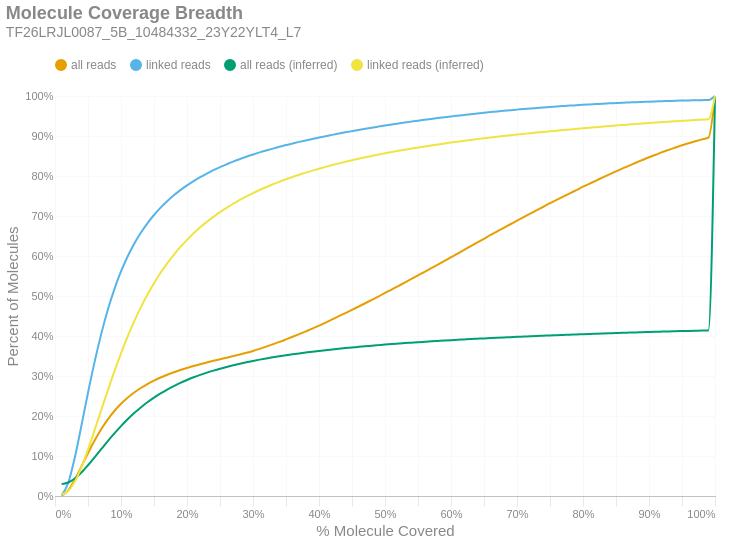

The cell this chart's notebook holds for it:
### Markdown cell above
### Molecule Read Coverage
This chart shows molecule coverage breadth as computed by the number of bases aligned to that molecule. In other words, "*how much of each unique long molecule is actually sequenced/aligned?*" Keep in mind there is a distinction between sequences and alignments, since some sequences belonging to a particular molecule may not align well and wouldn't appear in the alignment data. This chart also shows molecule coverage breadth as computed by the *inferred fragment* from which the aligned sequences originate. Unlike read coverage, this calculation takes into account the total insert size, including unsequenced gaps between the forward and reverse reads. Like the previous figures, these are cumulative percents.

### Code cell
if SKIPLR:
    print_html(f"Skipped")
else:
    binned_df = consolidated_hist(valids['coverage_bp'], mask, 0.01, True)
    binned_df_inf = consolidated_hist(valids['coverage_inserts'], mask, 0.01, True)
    binned_df = binned_df.with_columns(pl.lit(binned_df_inf['all reads (cumsum)']).alias('all reads (inferred)'))
    binned_df = binned_df.with_columns(pl.lit(binned_df_inf['linked reads (cumsum)']).alias('linked reads (inferred)'))
    binned_df = binned_df.with_columns(
        (pl.col('bin').cast(pl.Float64) + 0.01).alias('right_edge')
    )

    with SafeRender(binned_df):
        (
            density_plot(binned_df, 'Molecule Coverage Breadth', samplename, 'molcov', ['all reads (inferred)','linked reads (inferred)'])
            .encode(
                #x=alt.X('bin:Q', title="% Molecule Covered").axis(format = '%').scale(padding=0),
                x=alt.X('right_edge:Q', title="% Molecule Covered").axis(format='%').scale(padding=0),
                y=alt.Y('value:Q', title='Percent of Molecules')
                    .axis(format='%')
                    .stack(False)
                    .scale(domainMin=0, padding=0),
                color=alt.Color("key:N").scale(domain = ["all reads", "linked reads", "all reads (inferred)", "linked reads (inferred)"]),
                tooltip = [
                    alt.Tooltip("key:N", title = "Data Type"),
                    alt.Tooltip("range_label:N", title="% Molecule Covered"),
                    alt.Tooltip("value:Q", format = ".2%", title="% Molecules")
                ]
            )
        ).display()

### Figure 1 — Vega-Lite specification as saved in the notebook (floating-point values rounded to 4 significant figures)
{"width": "container", "height": 400, "config": {"title": {"anchor": "start", "dy": -15, "fontSize": 18, "color": "#888888", "subtitleColor": "#888888", "subtitleFontSize": 14}, "arc": {"fill": "#0072B2"}, "axis": {"domainColor": "#888888", "domainWidth": 0.5, "gridWidth": 0.2, "grid": false, "titleFontWeight": 400, "titleFontSize": 15, "labelFontSize": 11, "labelColor": "#888888", "tickColor": "#888888", "tickWidth": 0.2, "titleColor": "#888888"}, "axisBand": {"grid": false}, "axisX": {"grid": true, "tickSize": 10, "domainCap": "round"}, "axisY": {"domain": false, "grid": true, "tickSize": 0, "domainCap": "round"}, "background": "transparent", "header": {"labelFontSize": 15, "labelColor": "#888888", "titleFontSize": 15, "titleFontWeight": 600, "titleColor": "#888888"}, "legend": {"labelFont": "sans-serif", "labelFontSize": 12, "labelColor": "#888888", "symbolSize": 100, "symbolType": "circle", "titleFontSize": 12, "titlePadding": 10, "titleColor": "#888888", "title": null, "orient": "top"}, "range": {"category": ["#E69F00", "#56B4E9", "#009E73", "#F0E442", "#0072B2", "#D55E00", "#CC79A7", "#000000"], "diverging": ["#cfe8f3", "#a2d4ec", "#73bfe2", "#46abdb", "#1696d2", "#12719e"]}, "area": {"fill": "#0072B2", "fillOpacity": 0.7, "line": true, "strokeOpacity": 0.7}, "line": {"color": "#0072B2", "stroke": "#0072B2", "strokeWidth": 2}, "trail": {"color": "#0072B2", "stroke": "#0072B2", "strokeWidth": 0, "size": 1}, "point": {"filled": true, "fillOpacity": 1.0, "size": 95}, "text": {"color": "#888888", "fontSize": 11, "align": "right", "fontWeight": 400, "size": 11}, "bar": {"fill": "#0072B2", "stroke": null}, "view": {"stroke": null, "continuousWidth": 660, "continuousHeight": 400}}, "data": {"name": "data-fa7b250e23e2104a794b2a9978d1afdc"}, "mark": {"type": "line", "interpolate": "monotone", "point": {"opacity": 0, "size": 275}}, "encoding": {"color": {"field": "key", "scale": {"domain": ["all reads", "linked reads", "all reads (inferred)", "linked reads (inferred)"]}, "type": "nominal"}, "tooltip": [{"field": "key", "title": "Data Type", "type": "nominal"}, {"field": "range_label", "title": "% Molecule Covered", "type": "nominal"}, {"field": "value", "format": ".2%", "title": "% Molecules", "type": "quantitative"}], "x": {"axis": {"format": "%"}, "field": "right_edge", "scale": {"padding": 0}, "title": "% Molecule Covered", "type": "quantitative"}, "y": {"axis": {"format": "%"}, "field": "value", "scale": {"domainMin": 0, "padding": 0}, "stack": false, "title": "Percent of Molecules", "type": "quantitative"}}, "params": [{"name": "param_c36ac31b6afebe62", "select": {"type": "point", "fields": ["key"]}, "bind": "legend"}], "title": {"text": "Molecule Coverage Breadth", "subtitle": "TF26LRJL0087_5B_10484332_23Y22YLT4_L7"}, "transform": [{"fold": ["all reads (cumsum)", "linked reads (cumsum)", "all reads (inferred)", "linked reads (inferred)"]}, {"calculate": "replace(datum.key, ' (cumsum)', '')", "as": "key"}, {"filter": {"param": "param_c36ac31b6afebe62"}}], "usermeta": {"embedOptions": {"downloadFileName": "TF26LRJL0087_5B_10484332_23Y22YLT4_L7.molcov"}}, "$schema": "https://vega.github.io/schema/vega-lite/v6.4.1.json", "datasets": {"data-fa7b250e23e2104a794b2a9978d1afdc": [{"bin": "0.0", "interval": "0.0-0.01", "all reads": 0.0009478, "linked reads": 0.001688, "all reads (cumsum)": 0.0009478, "linked reads (cumsum)": 0.001688, "range_label": "0.0-0.01", "all reads (inferred)": 0.02967, "linked reads (inferred)": 0.003745, "right_edge": 0.01}, {"bin": "0.01", "interval": "0.01-0.02", "all reads": 0.0133, "linked reads": 0.03074, "all reads (cumsum)": 0.01425, "linked reads (cumsum)": 0.03243, "range_label": "0.01-0.02", "all reads (inferred)": 0.0337, "linked reads (inferred)": 0.0123, "right_edge": 0.02}, {"bin": "0.02", "interval": "0.02-0.03", "all reads": 0.02652, "linked reads": 0.06365, "all reads (cumsum)": 0.04077, "linked reads (cumsum)": 0.09608, "range_label": "0.02-0.03", "all reads (inferred)": 0.04377, "linked reads (inferred)": 0.03596, "right_edge": 0.03}, {"bin": "0.03", "interval": "0.03-0.04", "all reads": 0.03266, "linked reads": 0.07964, "all reads (cumsum)": 0.07343, "linked reads (cumsum)": 0.1757, "range_label": "0.03-0.04", "all reads (inferred)": 0.05867, "linked reads (inferred)": 0.07182, "right_edge": 0.04}, {"bin": "0.04", "interval": "0.04-0.05", "all reads": 0.0336, "linked reads": 0.08232, "all reads (cumsum)": 0.107, "linked reads (cumsum)": 0.258, "range_label": "0.04-0.05", "all reads (inferred)": 0.07689, "linked reads (inferred)": 0.1161, "right_edge": 0.05}, {"bin": "0.05", "interval": "0.05-0.06", "all reads": 0.03146, "linked reads": 0.07724, "all reads (cumsum)": 0.1385, "linked reads (cumsum)": 0.3353, "range_label": "0.05-0.06", "all reads (inferred)": 0.09672, "linked reads (inferred)": 0.1646, "right_edge": 0.06}, {"bin": "0.06", "interval": "0.06-0.07", "all reads": 0.02823, "linked reads": 0.06941, "all reads (cumsum)": 0.1667, "linked reads (cumsum)": 0.4047, "range_label": "0.06-0.07", "all reads (inferred)": 0.1171, "linked reads (inferred)": 0.2146, "right_edge": 0.07}, {"bin": "0.07", "interval": "0.07-0.08", "all reads": 0.02472, "linked reads": 0.06083, "all reads (cumsum)": 0.1914, "linked reads (cumsum)": 0.4655, "range_label": "0.07-0.08", "all reads (inferred)": 0.1373, "linked reads (inferred)": 0.2642, "right_edge": 0.08}, {"bin": "0.08", "interval": "0.08-0.09", "all reads": 0.02108, "linked reads": 0.05176, "all reads (cumsum)": 0.2125, "linked reads (cumsum)": 0.5173, "range_label": "0.08-0.09", "all reads (inferred)": 0.1566, "linked reads (inferred)": 0.3117, "right_edge": 0.09}, {"bin": "0.09", "interval": "0.09-0.1", "all reads": 0.01792, "linked reads": 0.04398, "all reads (cumsum)": 0.2304, "linked reads (cumsum)": 0.5613, "range_label": "0.09-0.1", "all reads (inferred)": 0.1748, "linked reads (inferred)": 0.3565, "right_edge": 0.1}, {"bin": "0.1", "interval": "0.1-0.11", "all reads": 0.0153, "linked reads": 0.03748, "all reads (cumsum)": 0.2457, "linked reads (cumsum)": 0.5987, "range_label": "0.1-0.11", "all reads (inferred)": 0.1918, "linked reads (inferred)": 0.3983, "right_edge": 0.11}, {"bin": "0.11", "interval": "0.11-0.12", "all reads": 0.01308, "linked reads": 0.03197, "all reads (cumsum)": 0.2588, "linked reads (cumsum)": 0.6307, "range_label": "0.11-0.12", "all reads (inferred)": 0.2073, "linked reads (inferred)": 0.4366, "right_edge": 0.12}, {"bin": "0.12", "interval": "0.12-0.13", "all reads": 0.01121, "linked reads": 0.02728, "all reads (cumsum)": 0.27, "linked reads (cumsum)": 0.658, "range_label": "0.12-0.13", "all reads (inferred)": 0.2214, "linked reads (inferred)": 0.4714, "right_edge": 0.13}, {"bin": "0.13", "interval": "0.13-0.14", "all reads": 0.009832, "linked reads": 0.0238, "all reads (cumsum)": 0.2799, "linked reads (cumsum)": 0.6818, "range_label": "0.13-0.14", "all reads (inferred)": 0.2343, "linked reads (inferred)": 0.5031, "right_edge": 0.14}, {"bin": "0.14", "interval": "0.14-0.15", "all reads": 0.008591, "linked reads": 0.02067, "all reads (cumsum)": 0.2885, "linked reads (cumsum)": 0.7025, "range_label": "0.14-0.15", "all reads (inferred)": 0.2461, "linked reads (inferred)": 0.532, "right_edge": 0.15}, {"bin": "0.15", "interval": "0.15-0.16", "all reads": 0.007713, "linked reads": 0.0184, "all reads (cumsum)": 0.2962, "linked reads (cumsum)": 0.7209, "range_label": "0.15-0.16", "all reads (inferred)": 0.2567, "linked reads (inferred)": 0.5581, "right_edge": 0.16}, {"bin": "0.16", "interval": "0.16-0.17", "all reads": 0.006856, "linked reads": 0.0162, "all reads (cumsum)": 0.303, "linked reads (cumsum)": 0.737, "range_label": "0.16-0.17", "all reads (inferred)": 0.2662, "linked reads (inferred)": 0.5818, "right_edge": 0.17}, {"bin": "0.17", "interval": "0.17-0.18", "all reads": 0.006254, "linked reads": 0.01458, "all reads (cumsum)": 0.3093, "linked reads (cumsum)": 0.7516, "range_label": "0.17-0.18", "all reads (inferred)": 0.2749, "linked reads (inferred)": 0.6031, "right_edge": 0.18}, {"bin": "0.18", "interval": "0.18-0.19", "all reads": 0.005676, "linked reads": 0.01302, "all reads (cumsum)": 0.315, "linked reads (cumsum)": 0.7646, "range_label": "0.18-0.19", "all reads (inferred)": 0.2829, "linked reads (inferred)": 0.6227, "right_edge": 0.19}, {"bin": "0.19", "interval": "0.19-0.2", "all reads": 0.005218, "linked reads": 0.0118, "all reads (cumsum)": 0.3202, "linked reads (cumsum)": 0.7764, "range_label": "0.19-0.2", "all reads (inferred)": 0.2901, "linked reads (inferred)": 0.6404, "right_edge": 0.2}, {"bin": "0.2", "interval": "0.2-0.21", "all reads": 0.004825, "linked reads": 0.01075, "all reads (cumsum)": 0.325, "linked reads (cumsum)": 0.7872, "range_label": "0.2-0.21", "all reads (inferred)": 0.2967, "linked reads (inferred)": 0.6567, "right_edge": 0.21}, {"bin": "0.21", "interval": "0.21-0.22", "all reads": 0.004522, "linked reads": 0.009803, "all reads (cumsum)": 0.3295, "linked reads (cumsum)": 0.797, "range_label": "0.21-0.22", "all reads (inferred)": 0.3028, "linked reads (inferred)": 0.6717, "right_edge": 0.22}, {"bin": "0.22", "interval": "0.22-0.23", "all reads": 0.004321, "linked reads": 0.009129, "all reads (cumsum)": 0.3338, "linked reads (cumsum)": 0.8061, "range_label": "0.22-0.23", "all reads (inferred)": 0.3084, "linked reads (inferred)": 0.6854, "right_edge": 0.23}, {"bin": "0.23", "interval": "0.23-0.24", "all reads": 0.004132, "linked reads": 0.008368, "all reads (cumsum)": 0.338, "linked reads (cumsum)": 0.8145, "range_label": "0.23-0.24", "all reads (inferred)": 0.3135, "linked reads (inferred)": 0.6979, "right_edge": 0.24}, {"bin": "0.24", "interval": "0.24-0.25", "all reads": 0.003914, "linked reads": 0.007608, "all reads (cumsum)": 0.3419, "linked reads (cumsum)": 0.8221, "range_label": "0.24-0.25", "all reads (inferred)": 0.3183, "linked reads (inferred)": 0.7097, "right_edge": 0.25}, {"bin": "0.25", "interval": "0.25-0.26", "all reads": 0.003827, "linked reads": 0.007157, "all reads (cumsum)": 0.3457, "linked reads (cumsum)": 0.8293, "range_label": "0.25-0.26", "all reads (inferred)": 0.3227, "linked reads (inferred)": 0.7205, "right_edge": 0.26}, {"bin": "0.26", "interval": "0.26-0.27", "all reads": 0.003976, "linked reads": 0.006844, "all reads (cumsum)": 0.3497, "linked reads (cumsum)": 0.8361, "range_label": "0.26-0.27", "all reads (inferred)": 0.3268, "linked reads (inferred)": 0.7306, "right_edge": 0.27}, {"bin": "0.27", "interval": "0.27-0.28", "all reads": 0.004036, "linked reads": 0.006199, "all reads (cumsum)": 0.3537, "linked reads (cumsum)": 0.8423, "range_label": "0.27-0.28", "all reads (inferred)": 0.3307, "linked reads (inferred)": 0.74, "right_edge": 0.28}, {"bin": "0.28", "interval": "0.28-0.29", "all reads": 0.004296, "linked reads": 0.005903, "all reads (cumsum)": 0.358, "linked reads (cumsum)": 0.8482, "range_label": "0.28-0.29", "all reads (inferred)": 0.3343, "linked reads (inferred)": 0.7488, "right_edge": 0.29}, {"bin": "0.29", "interval": "0.29-0.3", "all reads": 0.004687, "linked reads": 0.005487, "all reads (cumsum)": 0.3627, "linked reads (cumsum)": 0.8537, "range_label": "0.29-0.3", "all reads (inferred)": 0.3377, "linked reads (inferred)": 0.7572, "right_edge": 0.3}, {"bin": "0.3", "interval": "0.3-0.31", "all reads": 0.005176, "linked reads": 0.005324, "all reads (cumsum)": 0.3679, "linked reads (cumsum)": 0.859, "range_label": "0.3-0.31", "all reads (inferred)": 0.3409, "linked reads (inferred)": 0.7651, "right_edge": 0.31}, {"bin": "0.31", "interval": "0.31-0.32", "all reads": 0.005582, "linked reads": 0.004869, "all reads (cumsum)": 0.3735, "linked reads (cumsum)": 0.8639, "range_label": "0.31-0.32", "all reads (inferred)": 0.3439, "linked reads (inferred)": 0.7723, "right_edge": 0.32}, {"bin": "0.32", "interval": "0.32-0.33", "all reads": 0.005838, "linked reads": 0.004643, "all reads (cumsum)": 0.3793, "linked reads (cumsum)": 0.8685, "range_label": "0.32-0.33", "all reads (inferred)": 0.3467, "linked reads (inferred)": 0.7793, "right_edge": 0.33}, {"bin": "0.33", "interval": "0.33-0.34", "all reads": 0.005956, "linked reads": 0.004377, "all reads (cumsum)": 0.3853, "linked reads (cumsum)": 0.8729, "range_label": "0.33-0.34", "all reads (inferred)": 0.3493, "linked reads (inferred)": 0.7857, "right_edge": 0.34}, {"bin": "0.34", "interval": "0.34-0.35", "all reads": 0.006345, "linked reads": 0.004392, "all reads (cumsum)": 0.3916, "linked reads (cumsum)": 0.8773, "range_label": "0.34-0.35", "all reads (inferred)": 0.3519, "linked reads (inferred)": 0.7919, "right_edge": 0.35}, {"bin": "0.35", "interval": "0.35-0.36", "all reads": 0.006437, "linked reads": 0.003995, "all reads (cumsum)": 0.398, "linked reads (cumsum)": 0.8813, "range_label": "0.35-0.36", "all reads (inferred)": 0.3542, "linked reads (inferred)": 0.7977, "right_edge": 0.36}, {"bin": "0.36", "interval": "0.36-0.37", "all reads": 0.006563, "linked reads": 0.003952, "all reads (cumsum)": 0.4046, "linked reads (cumsum)": 0.8852, "range_label": "0.36-0.37", "all reads (inferred)": 0.3565, "linked reads (inferred)": 0.8033, "right_edge": 0.37}, {"bin": "0.37", "interval": "0.37-0.38", "all reads": 0.006806, "linked reads": 0.003678, "all reads (cumsum)": 0.4114, "linked reads (cumsum)": 0.8889, "range_label": "0.37-0.38", "all reads (inferred)": 0.3586, "linked reads (inferred)": 0.8084, "right_edge": 0.38}, {"bin": "0.38", "interval": "0.38-0.39", "all reads": 0.006996, "linked reads": 0.00359, "all reads (cumsum)": 0.4184, "linked reads (cumsum)": 0.8925, "range_label": "0.38-0.39", "all reads (inferred)": 0.3607, "linked reads (inferred)": 0.8135, "right_edge": 0.39}, {"bin": "0.39", "interval": "0.39-0.4", "all reads": 0.007423, "linked reads": 0.003596, "all reads (cumsum)": 0.4258, "linked reads (cumsum)": 0.8961, "range_label": "0.39-0.4", "all reads (inferred)": 0.3627, "linked reads (inferred)": 0.8183, "right_edge": 0.4}, {"bin": "0.4", "interval": "0.4-0.41", "all reads": 0.007609, "linked reads": 0.003354, "all reads (cumsum)": 0.4334, "linked reads (cumsum)": 0.8995, "range_label": "0.4-0.41", "all reads (inferred)": 0.3646, "linked reads (inferred)": 0.8229, "right_edge": 0.41}, {"bin": "0.41", "interval": "0.41-0.42", "all reads": 0.008003, "linked reads": 0.003363, "all reads (cumsum)": 0.4414, "linked reads (cumsum)": 0.9028, "range_label": "0.41-0.42", "all reads (inferred)": 0.3664, "linked reads (inferred)": 0.8273, "right_edge": 0.42}, {"bin": "0.42", "interval": "0.42-0.43", "all reads": 0.008061, "linked reads": 0.003213, "all reads (cumsum)": 0.4495, "linked reads (cumsum)": 0.906, "range_label": "0.42-0.43", "all reads (inferred)": 0.3681, "linked reads (inferred)": 0.8315, "right_edge": 0.43}, {"bin": "0.43", "interval": "0.43-0.44", "all reads": 0.007899, "linked reads": 0.003093, "all reads (cumsum)": 0.4574, "linked reads (cumsum)": 0.9091, "range_label": "0.43-0.44", "all reads (inferred)": 0.3698, "linked reads (inferred)": 0.8356, "right_edge": 0.44}, {"bin": "0.44", "interval": "0.44-0.45", "all reads": 0.008081, "linked reads": 0.002999, "all reads (cumsum)": 0.4655, "linked reads (cumsum)": 0.9121, "range_label": "0.44-0.45", "all reads (inferred)": 0.3714, "linked reads (inferred)": 0.8395, "right_edge": 0.45}, {"bin": "0.45", "interval": "0.45-0.46", "all reads": 0.00819, "linked reads": 0.002973, "all reads (cumsum)": 0.4737, "linked reads (cumsum)": 0.9151, "range_label": "0.45-0.46", "all reads (inferred)": 0.3729, "linked reads (inferred)": 0.8431, "right_edge": 0.46}, {"bin": "0.46", "interval": "0.46-0.47", "all reads": 0.008202, "linked reads": 0.002908, "all reads (cumsum)": 0.4819, "linked reads (cumsum)": 0.918, "range_label": "0.46-0.47", "all reads (inferred)": 0.3744, "linked reads (inferred)": 0.8467, "right_edge": 0.47}, {"bin": "0.47", "interval": "0.47-0.48", "all reads": 0.008514, "linked reads": 0.002804, "all reads (cumsum)": 0.4904, "linked reads (cumsum)": 0.9208, "range_label": "0.47-0.48", "all reads (inferred)": 0.3758, "linked reads (inferred)": 0.8502, "right_edge": 0.48}, {"bin": "0.48", "interval": "0.48-0.49", "all reads": 0.008249, "linked reads": 0.002655, "all reads (cumsum)": 0.4986, "linked reads (cumsum)": 0.9235, "range_label": "0.48-0.49", "all reads (inferred)": 0.3772, "linked reads (inferred)": 0.8535, "right_edge": 0.49}, {"bin": "0.49", "interval": "0.49-0.5", "all reads": 0.009237, "linked reads": 0.002645, "all reads (cumsum)": 0.5079, "linked reads (cumsum)": 0.9261, "range_label": "0.49-0.5", "all reads (inferred)": 0.3786, "linked reads (inferred)": 0.8569, "right_edge": 0.5}, {"bin": "0.5", "interval": "0.5-0.51", "all reads": 0.008043, "linked reads": 0.002565, "all reads (cumsum)": 0.5159, "linked reads (cumsum)": 0.9287, "range_label": "0.5-0.51", "all reads (inferred)": 0.3798, "linked reads (inferred)": 0.86, "right_edge": 0.51}, {"bin": "0.51", "interval": "0.51-0.52", "all reads": 0.008982, "linked reads": 0.002551, "all reads (cumsum)": 0.5249, "linked reads (cumsum)": 0.9312, "range_label": "0.51-0.52", "all reads (inferred)": 0.3811, "linked reads (inferred)": 0.8629, "right_edge": 0.52}, {"bin": "0.52", "interval": "0.52-0.53", "all reads": 0.008788, "linked reads": 0.002458, "all reads (cumsum)": 0.5337, "linked reads (cumsum)": 0.9337, "range_label": "0.52-0.53", "all reads (inferred)": 0.3823, "linked reads (inferred)": 0.8659, "right_edge": 0.53}, {"bin": "0.53", "interval": "0.53-0.54", "all reads": 0.008959, "linked reads": 0.002334, "all reads (cumsum)": 0.5426, "linked reads (cumsum)": 0.936, "range_label": "0.53-0.54", "all reads (inferred)": 0.3834, "linked reads (inferred)": 0.8686, "right_edge": 0.54}, {"bin": "0.54", "interval": "0.54-0.55", "all reads": 0.008827, "linked reads": 0.002282, "all reads (cumsum)": 0.5515, "linked reads (cumsum)": 0.9383, "range_label": "0.54-0.55", "all reads (inferred)": 0.3845, "linked reads (inferred)": 0.8713, "right_edge": 0.55}, {"bin": "0.55", "interval": "0.55-0.56", "all reads": 0.009099, "linked reads": 0.002205, "all reads (cumsum)": 0.5606, "linked reads (cumsum)": 0.9405, "range_label": "0.55-0.56", "all reads (inferred)": 0.3856, "linked reads (inferred)": 0.8739, "right_edge": 0.56}, {"bin": "0.56", "interval": "0.56-0.57", "all reads": 0.00894, "linked reads": 0.002206, "all reads (cumsum)": 0.5695, "linked reads (cumsum)": 0.9427, "range_label": "0.56-0.57", "all reads (inferred)": 0.3866, "linked reads (inferred)": 0.8764, "right_edge": 0.57}, {"bin": "0.57", "interval": "0.57-0.58", "all reads": 0.00889, "linked reads": 0.002111, "all reads (cumsum)": 0.5784, "linked reads (cumsum)": 0.9448, "range_label": "0.57-0.58", "all reads (inferred)": 0.3876, "linked reads (inferred)": 0.8788, "right_edge": 0.58}, {"bin": "0.58", "interval": "0.58-0.59", "all reads": 0.009193, "linked reads": 0.002097, "all reads (cumsum)": 0.5876, "linked reads (cumsum)": 0.9469, "range_label": "0.58-0.59", "all reads (inferred)": 0.3887, "linked reads (inferred)": 0.8813, "right_edge": 0.59}, {"bin": "0.59", "interval": "0.59-0.6", "all reads": 0.009336, "linked reads": 0.001983, "all reads (cumsum)": 0.5969, "linked reads (cumsum)": 0.9489, "range_label": "0.59-0.6", "all reads (inferred)": 0.3896, "linked reads (inferred)": 0.8837, "right_edge": 0.6}, {"bin": "0.6", "interval": "0.6-0.61", "all reads": 0.009067, "linked reads": 0.001909, "all reads (cumsum)": 0.606, "linked reads (cumsum)": 0.9508, "range_label": "0.6-0.61", "all reads (inferred)": 0.3905, "linked reads (inferred)": 0.8858, "right_edge": 0.61}, {"bin": "0.61", "interval": "0.61-0.62", "all reads": 0.009498, "linked reads": 0.001892, "all reads (cumsum)": 0.6155, "linked reads (cumsum)": 0.9527, "range_label": "0.61-0.62", "all reads (inferred)": 0.3914, "linked reads (inferred)": 0.888, "right_edge": 0.62}, {"bin": "0.62", "interval": "0.62-0.63", "all reads": 0.009144, "linked reads": 0.001872, "all reads (cumsum)": 0.6246, "linked reads (cumsum)": 0.9546, "range_label": "0.62-0.63", "all reads (inferred)": 0.3923, "linked reads (inferred)": 0.8902, "right_edge": 0.63}, {"bin": "0.63", "interval": "0.63-0.64", "all reads": 0.009294, "linked reads": 0.0018, "all reads (cumsum)": 0.6339, "linked reads (cumsum)": 0.9564, "range_label": "0.63-0.64", "all reads (inferred)": 0.3932, "linked reads (inferred)": 0.8922, "right_edge": 0.64}, {"bin": "0.64", "interval": "0.64-0.65", "all reads": 0.009191, "linked reads": 0.001748, "all reads (cumsum)": 0.6431, "linked reads (cumsum)": 0.9581, "range_label": "0.64-0.65", "all reads (inferred)": 0.394, "linked reads (inferred)": 0.8942, "right_edge": 0.65}, {"bin": "0.65", "interval": "0.65-0.66", "all reads": 0.009416, "linked reads": 0.001747, "all reads (cumsum)": 0.6525, "linked reads (cumsum)": 0.9599, "range_label": "0.65-0.66", "all reads (inferred)": 0.3948, "linked reads (inferred)": 0.8962, "right_edge": 0.66}, {"bin": "0.66", "interval": "0.66-0.67", "all reads": 0.008907, "linked reads": 0.001636, "all reads (cumsum)": 0.6614, "linked reads (cumsum)": 0.9615, "range_label": "0.66-0.67", "all reads (inferred)": 0.3956, "linked reads (inferred)": 0.8981, "right_edge": 0.67}, {"bin": "0.67", "interval": "0.67-0.68", "all reads": 0.00911, "linked reads": 0.001538, "all reads (cumsum)": 0.6706, "linked reads (cumsum)": 0.9631, "range_label": "0.67-0.68", "all reads (inferred)": 0.3964, "linked reads (inferred)": 0.8999, "right_edge": 0.68}, {"bin": "0.68", "interval": "0.68-0.69", "all reads": 0.008826, "linked reads": 0.001479, "all reads (cumsum)": 0.6794, "linked reads (cumsum)": 0.9645, "range_label": "0.68-0.69", "all reads (inferred)": 0.3972, "linked reads (inferred)": 0.9017, "right_edge": 0.69}, {"bin": "0.69", "interval": "0.69-0.7", "all reads": 0.009033, "linked reads": 0.001413, "all reads (cumsum)": 0.6884, "linked reads (cumsum)": 0.9659, "range_label": "0.69-0.7", "all reads (inferred)": 0.3979, "linked reads (inferred)": 0.9035, "right_edge": 0.7}, {"bin": "0.7", "interval": "0.7-0.71", "all reads": 0.008733, "linked reads": 0.001462, "all reads (cumsum)": 0.6971, "linked reads (cumsum)": 0.9674, "range_label": "0.7-0.71", "all reads (inferred)": 0.3986, "linked reads (inferred)": 0.9052, "right_edge": 0.71}, {"bin": "0.71", "interval": "0.71-0.72", "all reads": 0.008654, "linked reads": 0.001356, "all reads (cumsum)": 0.7058, "linked reads (cumsum)": 0.9688, "range_label": "0.71-0.72", "all reads (inferred)": 0.3993, "linked reads (inferred)": 0.9069, "right_edge": 0.72}, {"bin": "0.72", "interval": "0.72-0.73", "all reads": 0.008733, "linked reads": 0.001259, "all reads (cumsum)": 0.7145, "linked reads (cumsum)": 0.97, "range_label": "0.72-0.73", "all reads (inferred)": 0.4001, "linked reads (inferred)": 0.9086, "right_edge": 0.73}, {"bin": "0.73", "interval": "0.73-0.74", "all reads": 0.008584, "linked reads": 0.001251, "all reads (cumsum)": 0.7231, "linked reads (cumsum)": 0.9713, "range_label": "0.73-0.74", "all reads (inferred)": 0.4007, "linked reads (inferred)": 0.9102, "right_edge": 0.74}, {"bin": "0.74", "interval": "0.74-0.75", "all reads": 0.008854, "linked reads": 0.0013, "all reads (cumsum)": 0.732, "linked reads (cumsum)": 0.9726, "range_label": "0.74-0.75", "all reads (inferred)": 0.4014, "linked reads (inferred)": 0.9119, "right_edge": 0.75}, {"bin": "0.75", "interval": "0.75-0.76", "all reads": 0.008244, "linked reads": 0.001184, "all reads (cumsum)": 0.7402, "linked reads (cumsum)": 0.9738, "range_label": "0.75-0.76", "all reads (inferred)": 0.402, "linked reads (inferred)": 0.9133, "right_edge": 0.76}, {"bin": "0.76", "interval": "0.76-0.77", "all reads": 0.008328, "linked reads": 0.001107, "all reads (cumsum)": 0.7485, "linked reads (cumsum)": 0.9749, "range_label": "0.76-0.77", "all reads (inferred)": 0.4027, "linked reads (inferred)": 0.9148, "right_edge": 0.77}, {"bin": "0.77", "interval": "0.77-0.78", "all reads": 0.008177, "linked reads": 0.001083, "all reads (cumsum)": 0.7567, "linked reads (cumsum)": 0.9759, "range_label": "0.77-0.78", "all reads (inferred)": 0.4033, "linked reads (inferred)": 0.9163, "right_edge": 0.78}, {"bin": "0.78", "interval": "0.78-0.79", "all reads": 0.008073, "linked reads": 0.001017, "all reads (cumsum)": 0.7648, "linked reads (cumsum)": 0.977, "range_label": "0.78-0.79", "all reads (inferred)": 0.4039, "linked reads (inferred)": 0.9178, "right_edge": 0.79}, {"bin": "0.79", "interval": "0.79-0.8", "all reads": 0.008412, "linked reads": 0.001045, "all reads (cumsum)": 0.7732, "linked reads (cumsum)": 0.978, "range_label": "0.79-0.8", "all reads (inferred)": 0.4045, "linked reads (inferred)": 0.9193, "right_edge": 0.8}, {"bin": "0.8", "interval": "0.8-0.81", "all reads": 0.007721, "linked reads": 0.0009082, "all reads (cumsum)": 0.7809, "linked reads (cumsum)": 0.9789, "range_label": "0.8-0.81", "all reads (inferred)": 0.4051, "linked reads (inferred)": 0.9207, "right_edge": 0.81}, {"bin": "0.81", "interval": "0.81-0.82", "all reads": 0.007692, "linked reads": 0.000943, "all reads (cumsum)": 0.7886, "linked reads (cumsum)": 0.9799, "range_label": "0.81-0.82", "all reads (inferred)": 0.4057, "linked reads (inferred)": 0.9221, "right_edge": 0.82}, {"bin": "0.82", "interval": "0.82-0.83", "all reads": 0.007947, "linked reads": 0.0009211, "all reads (cumsum)": 0.7966, "linked reads (cumsum)": 0.9808, "range_label": "0.82-0.83", "all reads (inferred)": 0.4063, "linked reads (inferred)": 0.9236, "right_edge": 0.83}, {"bin": "0.83", "interval": "0.83-0.84", "all reads": 0.007636, "linked reads": 0.0008405, "all reads (cumsum)": 0.8042, "linked reads (cumsum)": 0.9816, "range_label": "0.83-0.84", "all reads (inferred)": 0.4069, "linked reads (inferred)": 0.925, "right_edge": 0.84}, {"bin": "0.84", "interval": "0.84-0.85", "all reads": 0.007359, "linked reads": 0.0007852, "all reads (cumsum)": 0.8116, "linked reads (cumsum)": 0.9824, "range_label": "0.84-0.85", "all reads (inferred)": 0.4074, "linked reads (inferred)": 0.9263, "right_edge": 0.85}, {"bin": "0.85", "interval": "0.85-0.86", "all reads": 0.007378, "linked reads": 0.0007845, "all reads (cumsum)": 0.8189, "linked reads (cumsum)": 0.9832, "range_label": "0.85-0.86", "all reads (inferred)": 0.408, "linked reads (inferred)": 0.9276, "right_edge": 0.86}, {"bin": "0.86", "interval": "0.86-0.87", "all reads": 0.007097, "linked reads": 0.0006915, "all reads (cumsum)": 0.826, "linked reads (cumsum)": 0.9839, "range_label": "0.86-0.87", "all reads (inferred)": 0.4085, "linked reads (inferred)": 0.9289, "right_edge": 0.87}, {"bin": "0.87", "interval": "0.87-0.88", "all reads": 0.007104, "linked reads": 0.0007312, "all reads (cumsum)": 0.8331, "linked reads (cumsum)": 0.9846, "range_label": "0.87-0.88", "all reads (inferred)": 0.409, "linked reads (inferred)": 0.9301, "right_edge": 0.88}, {"bin": "0.88", "interval": "0.88-0.89", "all reads": 0.006879, "linked reads": 0.0006464, "all reads (cumsum)": 0.84, "linked reads (cumsum)": 0.9853, "range_label": "0.88-0.89", "all reads (inferred)": 0.4095, "linked reads (inferred)": 0.9313, "right_edge": 0.89}, {"bin": "0.89", "interval": "0.89-0.9", "all reads": 0.006803, "linked reads": 0.0006259, "all reads (cumsum)": 0.8468, "linked reads (cumsum)": 0.9859, "range_label": "0.89-0.9", "all reads (inferred)": 0.41, "linked reads (inferred)": 0.9325, "right_edge": 0.9}, {"bin": "0.9", "interval": "0.9-0.91", "all reads": 0.006198, "linked reads": 0.0005556, "all reads (cumsum)": 0.853, "linked reads (cumsum)": 0.9864, "range_label": "0.9-0.91", "all reads (inferred)": 0.4105, "linked reads (inferred)": 0.9337, "right_edge": 0.91}, {"bin": "0.91", "interval": "0.91-0.92", "all reads": 0.006818, "linked reads": 0.0005802, "all reads (cumsum)": 0.8598, "linked reads (cumsum)": 0.987, "range_label": "0.91-0.92", "all reads (inferred)": 0.411, "linked reads (inferred)": 0.9348, "right_edge": 0.92}, {"bin": "0.92", "interval": "0.92-0.93", "all reads": 0.005542, "linked reads": 0.0004927, "all reads (cumsum)": 0.8654, "linked reads (cumsum)": 0.9875, "range_label": "0.92-0.93", "all reads (inferred)": 0.4114, "linked reads (inferred)": 0.9359, "right_edge": 0.93}, {"bin": "0.93", "interval": "0.93-0.94", "all reads": 0.005853, "linked reads": 0.000507, "all reads (cumsum)": 0.8712, "linked reads (cumsum)": 0.988, "range_label": "0.93-0.94", "all reads (inferred)": 0.4119, "linked reads (inferred)": 0.9369, "right_edge": 0.94}, {"bin": "0.94", "interval": "0.94-0.95", "all reads": 0.005829, "linked reads": 0.0004565, "all reads (cumsum)": 0.8771, "linked reads (cumsum)": 0.9885, "range_label": "0.94-0.95", "all reads (inferred)": 0.4123, "linked reads (inferred)": 0.9379, "right_edge": 0.95}, {"bin": "0.95", "interval": "0.95-0.96", "all reads": 0.004699, "linked reads": 0.000423, "all reads (cumsum)": 0.8818, "linked reads (cumsum)": 0.9889, "range_label": "0.95-0.96", "all reads (inferred)": 0.4127, "linked reads (inferred)": 0.9389, "right_edge": 0.96}, {"bin": "0.96", "interval": "0.96-0.97", "all reads": 0.004981, "linked reads": 0.0003533, "all reads (cumsum)": 0.8867, "linked reads (cumsum)": 0.9893, "range_label": "0.96-0.97", "all reads (inferred)": 0.4132, "linked reads (inferred)": 0.9399, "right_edge": 0.97}, {"bin": "0.97", "interval": "0.97-0.98", "all reads": 0.004771, "linked reads": 0.0003676, "all reads (cumsum)": 0.8915, "linked reads (cumsum)": 0.9896, "range_label": "0.97-0.98", "all reads (inferred)": 0.4136, "linked reads (inferred)": 0.9409, "right_edge": 0.98}, {"bin": "0.98", "interval": "0.98-0.99", "all reads": 0.004187, "linked reads": 0.0003574, "all reads (cumsum)": 0.8957, "linked reads (cumsum)": 0.99, "range_label": "0.98-0.99", "all reads (inferred)": 0.414, "linked reads (inferred)": 0.9419, "right_edge": 0.99}, {"bin": "0.99", "interval": "0.99-1.0", "all reads": 0.1043, "linked reads": 0.01002, "all reads (cumsum)": 1.0, "linked reads (cumsum)": 1.0, "range_label": "0.99-1.0", "all reads (inferred)": 1.0, "linked reads (inferred)": 1.0, "right_edge": 1.0}]}}
